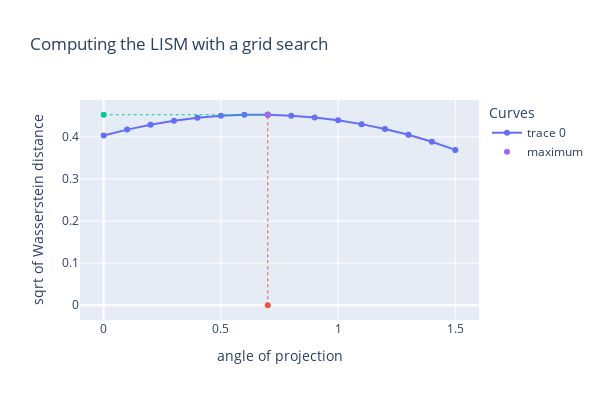

Notebook code cell kept with this figure:
### Code cell
fig.show()

### Figure 1 — Plotly figure (JSON) as saved in the notebook; plotly's stock layout.template omitted (floating-point values rounded to 4 significant figures)
{"data": [{"type": "scatter", "x": [0, 0.1, 0.2, 0.3, 0.4, 0.5, 0.6, 0.7, 0.8, 0.9, 1, 1.1, 1.2, 1.3, 1.4, 1.5], "y": [0.4029, 0.4172, 0.4289, 0.4382, 0.4452, 0.4499, 0.4523, 0.4524, 0.4503, 0.4459, 0.4392, 0.4302, 0.4187, 0.4048, 0.3883, 0.369]}, {"line": {"dash": "dot", "width": 1}, "showlegend": false, "type": "scatter", "x": [0.7, 0.7], "y": [0, 0.4524]}, {"line": {"dash": "dot", "width": 1}, "showlegend": false, "type": "scatter", "x": [0, 0.7], "y": [0.4524, 0.4524]}, {"mode": "markers", "name": "maximum", "type": "scatter", "x": [0.7], "y": [0.4524]}], "layout": {"height": 400, "legend": {"title": {"text": "Curves"}}, "title": {"text": "Computing the LISM with a grid search"}, "width": 600, "xaxis": {"title": {"text": "angle of projection"}}, "yaxis": {"title": {"text": "sqrt of Wasserstein distance"}}}}
